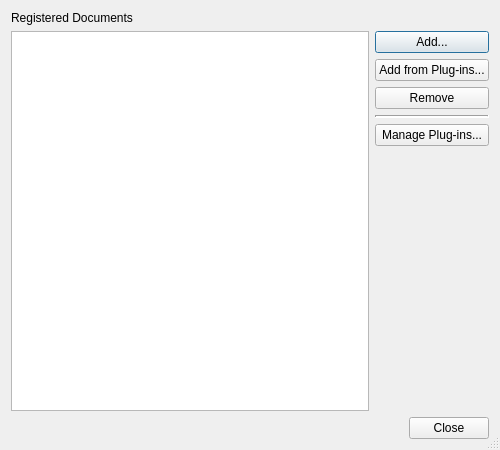
<?xml version="1.0" encoding="UTF-8"?>
<ui version="4.0">
 <class>QtHelpDocumentationDialog</class>
 <widget class="QDialog" name="QtHelpDocumentationDialog">
  <property name="geometry">
   <rect>
    <x>0</x>
    <y>0</y>
    <width>500</width>
    <height>450</height>
   </rect>
  </property>
  <property name="windowTitle">
   <string>Manage QtHelp Documentation Database</string>
  </property>
  <property name="sizeGripEnabled">
   <bool>true</bool>
  </property>
  <layout class="QVBoxLayout" name="verticalLayout">
   <item>
    <widget class="QLabel" name="label">
     <property name="text">
      <string>Registered Documents</string>
     </property>
    </widget>
   </item>
   <item>
    <layout class="QGridLayout" name="gridLayout">
     <item row="0" column="0" rowspan="6">
      <widget class="QListWidget" name="documentsList">
       <property name="alternatingRowColors">
        <bool>true</bool>
       </property>
       <property name="selectionMode">
        <enum>QAbstractItemView::ExtendedSelection</enum>
       </property>
       <property name="sortingEnabled">
        <bool>true</bool>
       </property>
      </widget>
     </item>
     <item row="0" column="1">
      <widget class="QPushButton" name="addButton">
       <property name="toolTip">
        <string>Press to select QtHelp documents to add to the database</string>
       </property>
       <property name="text">
        <string>Add...</string>
       </property>
      </widget>
     </item>
     <item row="1" column="1">
      <widget class="QPushButton" name="addPluginButton">
       <property name="toolTip">
        <string>Press to select QtHelp documents provided by a plug-in to add to the database</string>
       </property>
       <property name="text">
        <string>Add from Plug-ins...</string>
       </property>
      </widget>
     </item>
     <item row="2" column="1">
      <widget class="QPushButton" name="removeButton">
       <property name="toolTip">
        <string>Press to remove the selected documents from the database</string>
       </property>
       <property name="text">
        <string>Remove</string>
       </property>
      </widget>
     </item>
     <item row="3" column="1">
      <widget class="Line" name="line">
       <property name="lineWidth">
        <number>2</number>
       </property>
       <property name="orientation">
        <enum>Qt::Horizontal</enum>
       </property>
      </widget>
     </item>
     <item row="4" column="1">
      <widget class="QPushButton" name="managePluginButton">
       <property name="toolTip">
        <string>Select to manage the plug-in provided documentation sets</string>
       </property>
       <property name="text">
        <string>Manage Plug-ins...</string>
       </property>
      </widget>
     </item>
     <item row="5" column="1">
      <spacer name="verticalSpacer">
       <property name="orientation">
        <enum>Qt::Vertical</enum>
       </property>
       <property name="sizeHint" stdset="0">
        <size>
         <width>20</width>
         <height>17</height>
        </size>
       </property>
      </spacer>
     </item>
    </layout>
   </item>
   <item>
    <widget class="QDialogButtonBox" name="buttonBox">
     <property name="orientation">
      <enum>Qt::Horizontal</enum>
     </property>
     <property name="standardButtons">
      <set>QDialogButtonBox::Close</set>
     </property>
    </widget>
   </item>
  </layout>
 </widget>
 <tabstops>
  <tabstop>documentsList</tabstop>
  <tabstop>addButton</tabstop>
  <tabstop>addPluginButton</tabstop>
  <tabstop>removeButton</tabstop>
 </tabstops>
 <resources/>
 <connections>
  <connection>
   <sender>buttonBox</sender>
   <signal>accepted()</signal>
   <receiver>QtHelpDocumentationDialog</receiver>
   <slot>accept()</slot>
   <hints>
    <hint type="sourcelabel">
     <x>248</x>
     <y>254</y>
    </hint>
    <hint type="destinationlabel">
     <x>157</x>
     <y>274</y>
    </hint>
   </hints>
  </connection>
  <connection>
   <sender>buttonBox</sender>
   <signal>rejected()</signal>
   <receiver>QtHelpDocumentationDialog</receiver>
   <slot>reject()</slot>
   <hints>
    <hint type="sourcelabel">
     <x>316</x>
     <y>260</y>
    </hint>
    <hint type="destinationlabel">
     <x>286</x>
     <y>274</y>
    </hint>
   </hints>
  </connection>
 </connections>
</ui>
